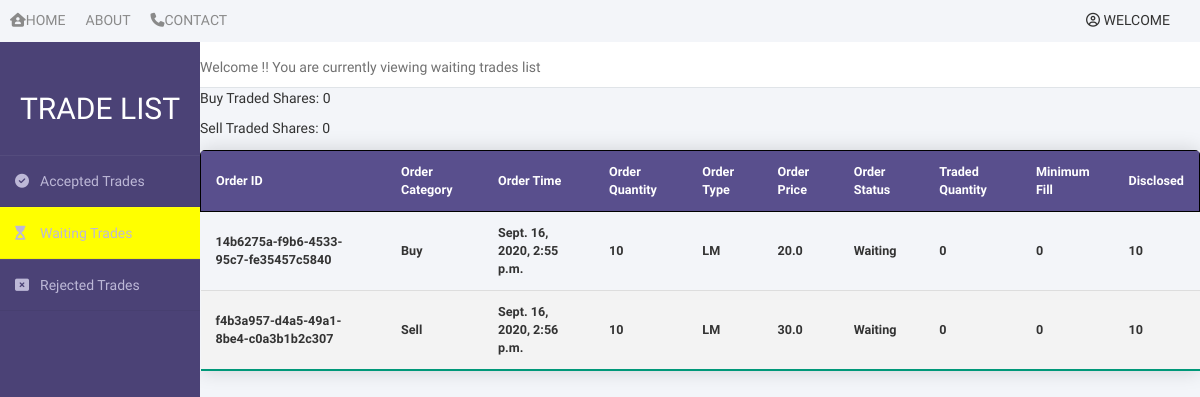
The page /waiting/ on the database as committed earlier.
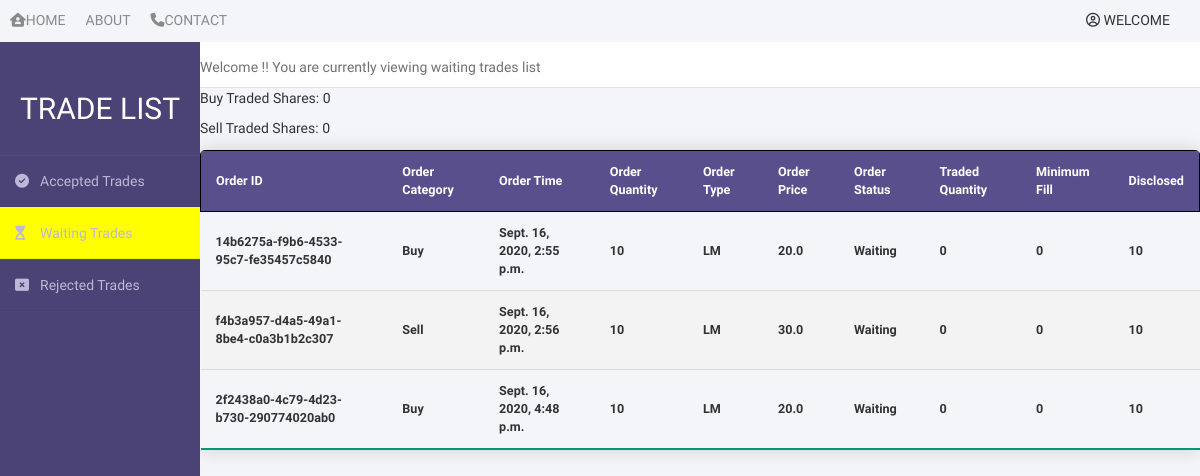
The same page on the database as committed later.
### ordergenerator/models.py (models this page shows, shortened)
class Order(models.Model):
	TYPE_CHOICES = [("LM", "Limit"),("MR","Market"),]
	CAT_CHOICES  = [("Buy","Buy"), ("Sell","Sell")]
	order_id           = models.UUIDField(editable=False, default=uuid.uuid4)
	order_category     = models.CharField(null=False,blank=False, max_length=10, choices = CAT_CHOICES)
	order_time         = models.DateTimeField(editable=False, default=datetime.datetime.now)
	order_quantity     = models.IntegerField(null=False, blank=False ,default =100)
	order_type         = models.CharField(null=False,blank=False, choices = TYPE_CHOICES, max_length=10,default = "MR")
	order_price        = models.FloatField(null=False,blank=False,default = 100)
	All_or_none        = models.BooleanField(null=True,blank=True)
	Minimum_fill       = models.IntegerField(null=True,blank=True)
	Disclosed_Quantity = models.IntegerField(null=True, blank=True)
	user_id            = models.CharField(null=False, blank=False, max_length=100, default = 'YAUID')
	order_status       = models.CharField(editable=False, max_length=10, default='Waiting')
	traded_quantity    = models.IntegerField(null = False, editable=False, default = 0)

### ordermatching/views.py (the view)
# urls.py: path('waiting/', views.waiting, name = 'waiting-list'),
def waiting(request):
	waiting_list = Order.objects.all().filter(order_status = 'Waiting')
	buy = Order.objects.all().filter(order_category = 'Buy')
	sell = Order.objects.all().filter(order_category = 'Sell')
	buy_shares = 0
	sell_shares = 0
	for order in buy:
		buy_shares += order.traded_quantity
	for order in sell:
		sell_shares += order.traded_quantity
	return render(request, 'tradeslist/waiting/waiting.html', {'waiting_list': waiting_list, 'buy_shares': buy_shares, 'sell_shares': sell_shares})

### ordermatching/templates/tradeslist/waiting/waiting.html (shortened to what this page needs)
{% extends "tradeslist/base.html" %}
{% block main-content %}
<div class="wrapper">
    <div class="sidebar">
        <h2>Trade List</h2>
        <ul>
            <li><a href="{% url 'accepted-list' %}"><i class="fas fa-check-circle"></i>Accepted Trades</a></li>
            <li style="background-color: yellow;"><a href="{% url 'waiting-list' %}"><i class="fas fa-hourglass-start"></i>Waiting Trades</a></li>
            <li><a href="{% url 'rejected-list' %}"><i class="fas fa-window-close"></i>Rejected Trades</a></li>
        </ul>
    </div>
    <div class="main_content">
        <div class="header">
        	<p>Welcome {{ request.session.username }}!! You are currently viewing waiting trades list</p>
        </div>
        <p>Buy Traded Shares: {{buy_shares}}</p>
		<p>Sell Traded Shares: {{sell_shares}}</p>
        <table class="content-table">
			  <thead>
			    <tr>
					<th>Order ID</th>
					<th>Order Category</th>
					<th>Order Time</th>
					<th>Order Quantity</th>
					<th>Order Type</th>
					<th>Order Price</th>
					<th>Order Status</th>
					<th>Traded Quantity</th>
					<th>Minimum Fill</th>
					<th>Disclosed</th>
			    </tr>
			  </thead>
			  <tbody>
			  	{% if waiting_list %}
			    {% for order in waiting_list %}
					<tr>
						<th>{{order.order_id}}</th>
						<th>{{order.order_category}}</th>
						<th>{{order.order_time}}</th>
						<th>{{order.order_quantity}}</th>
						<th>{{order.order_type}}</th>
						<th>{{order.order_price}}</th>
						<th>{{order.order_status}}</th>
						<th>{{order.traded_quantity}}</th>
						<th>{{order.Minimum_fill}}</th>
						<th>{{order.Disclosed_Quantity}}</th>
					</tr>
				{% endfor %}
				{% else %}
					<tr>
						<th colspan="7" style="text-align: center;"> No Orders to Display</th>
					</tr>
				{% endif %}
			  </tbody>
		</table>
    </div>
</div>
{% endblock %}

Rows that differ between the two databases and show on the page:
added Order: order_id "2f2438a0-4c79-4d23-b730-290774020ab0", order_category "Buy", order_time "Sept. 16, 2020, 4:48 p.m.", order_quantity "10", order_type "LM", order_price "20.0", order_status "Waiting", traded_quantity "0", Minimum_fill "0", Disclosed_Quantity "10"
